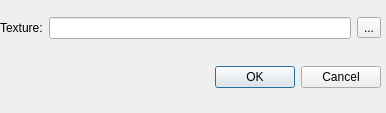
<ui version="4.0" >
 <author></author>
 <comment></comment>
 <exportmacro></exportmacro>
 <class>textureOpenDialog</class>
 <widget class="QDialog" name="textureOpenDialog" >
  <property name="geometry" >
   <rect>
    <x>0</x>
    <y>0</y>
    <width>386</width>
    <height>113</height>
   </rect>
  </property>
  <property name="windowTitle" >
   <string>Dialog</string>
  </property>
  <widget class="QWidget" name="" >
   <property name="geometry" >
    <rect>
     <x>0</x>
     <y>0</y>
     <width>381</width>
     <height>111</height>
    </rect>
   </property>
   <layout class="QVBoxLayout" >
    <property name="margin" >
     <number>0</number>
    </property>
    <property name="spacing" >
     <number>6</number>
    </property>
    <item>
     <layout class="QHBoxLayout" >
      <property name="margin" >
       <number>0</number>
      </property>
      <property name="spacing" >
       <number>6</number>
      </property>
      <item>
       <widget class="QLabel" name="label" >
        <property name="text" >
         <string>&lt;html>&lt;head>&lt;meta name=&quot;qrichtext&quot; content=&quot;1&quot; />&lt;/head>&lt;body style=&quot; white-space: pre-wrap; font-family:Helvetica; font-weight:400; font-style:normal; text-decoration:none;&quot;>&lt;p style=&quot; margin-top:0px; margin-bottom:0px; margin-left:0px; margin-right:0px; -qt-block-indent:0; text-indent:0px;&quot;>Texture:&lt;/p>&lt;/body>&lt;/html></string>
        </property>
       </widget>
      </item>
      <item>
       <widget class="QLineEdit" name="lineEditPfad" />
      </item>
      <item>
       <widget class="QToolButton" name="buttonShowDir" >
        <property name="text" >
         <string>...</string>
        </property>
       </widget>
      </item>
     </layout>
    </item>
    <item>
     <layout class="QHBoxLayout" >
      <property name="margin" >
       <number>0</number>
      </property>
      <property name="spacing" >
       <number>6</number>
      </property>
      <item>
       <spacer>
        <property name="orientation" >
         <enum>Qt::Horizontal</enum>
        </property>
        <property name="sizeHint" >
         <size>
          <width>131</width>
          <height>31</height>
         </size>
        </property>
       </spacer>
      </item>
      <item>
       <widget class="QPushButton" name="okButton" >
        <property name="text" >
         <string>OK</string>
        </property>
       </widget>
      </item>
      <item>
       <widget class="QPushButton" name="cancelButton" >
        <property name="text" >
         <string>Cancel</string>
        </property>
       </widget>
      </item>
     </layout>
    </item>
   </layout>
  </widget>
 </widget>
 <pixmapfunction></pixmapfunction>
 <resources/>
 <connections>
  <connection>
   <sender>okButton</sender>
   <signal>clicked()</signal>
   <receiver>textureOpenDialog</receiver>
   <slot>accept()</slot>
   <hints>
    <hint type="sourcelabel" >
     <x>278</x>
     <y>253</y>
    </hint>
    <hint type="destinationlabel" >
     <x>96</x>
     <y>254</y>
    </hint>
   </hints>
  </connection>
  <connection>
   <sender>cancelButton</sender>
   <signal>clicked()</signal>
   <receiver>textureOpenDialog</receiver>
   <slot>reject()</slot>
   <hints>
    <hint type="sourcelabel" >
     <x>369</x>
     <y>253</y>
    </hint>
    <hint type="destinationlabel" >
     <x>179</x>
     <y>282</y>
    </hint>
   </hints>
  </connection>
 </connections>
</ui>
